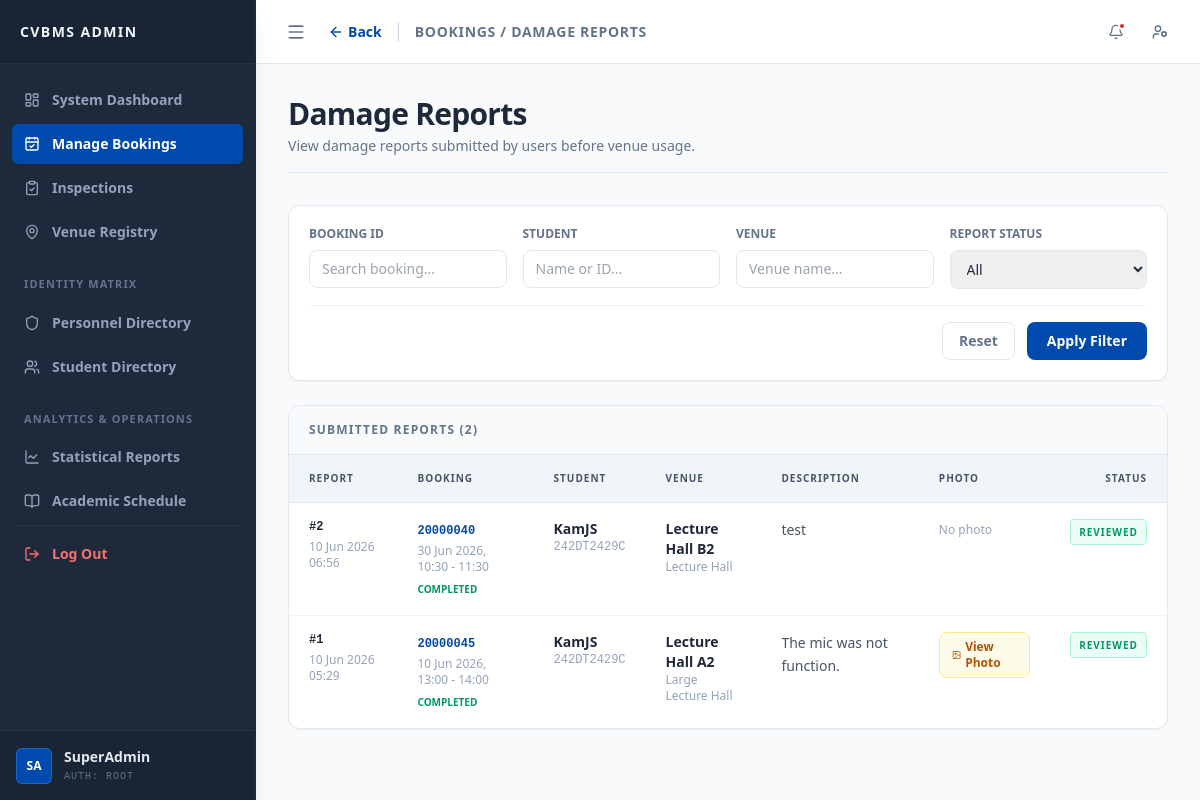
/admin/damage_reports.php (signed in), run on the app's committed database.
### tables this page shows
CREATE TABLE `damage_report` (
  `report_id` int(11) NOT NULL,
  `bid` int(10) UNSIGNED NOT NULL,
  `uid` varchar(15) NOT NULL,
  `vid` varchar(10) NOT NULL,
  `damage_description` text NOT NULL,
  `damage_photo` varchar(255) DEFAULT NULL,
  `report_status` enum('submitted','reviewed') DEFAULT 'submitted',
  `admin_remark` text DEFAULT NULL,
  `created_at` timestamp NOT NULL DEFAULT current_timestamp()
);

CREATE TABLE `booking` (
  `bid` int(10) UNSIGNED NOT NULL,
  `uid` varchar(15) NOT NULL,
  `vid` varchar(10) NOT NULL,
  `date_booked` date NOT NULL,
  `time_start` time NOT NULL,
  `time_end` time NOT NULL,
  `status` enum('pending','approved','rejected','completed','cancelled') NOT NULL DEFAULT 'pending',
  `payment_status` enum('unpaid','paid','refunded') NOT NULL DEFAULT 'unpaid',
  `payment_method` varchar(30) DEFAULT NULL,
  `payment_due_at` datetime DEFAULT NULL,
  `cancelled_at` datetime DEFAULT NULL,
  `cancel_reason` varchar(255) DEFAULT NULL,
  `transaction_ref` varchar(50) DEFAULT NULL,
  `paid_at` datetime DEFAULT NULL,
  `purpose` varchar(100) NOT NULL,
  `aid` int(10) UNSIGNED DEFAULT NULL,
  `approve_date` datetime DEFAULT NULL,
  `created_at` timestamp NOT NULL DEFAULT current_timestamp()
);

CREATE TABLE `user` (
  `uid` varchar(15) NOT NULL,
  `username` varchar(50) NOT NULL,
  `email` varchar(100) NOT NULL,
  `password` varchar(255) NOT NULL,
  `phone_num` varchar(20) NOT NULL,
  `profile_pic` varchar(255) NOT NULL DEFAULT '',
  `outstanding_debt` decimal(10,2) UNSIGNED NOT NULL DEFAULT 0.00,
  `account_status` enum('active','restricted') NOT NULL DEFAULT 'active',
  `created_at` timestamp NOT NULL DEFAULT current_timestamp()
);

CREATE TABLE `venue` (
  `vid` varchar(10) NOT NULL,
  `vname` varchar(100) NOT NULL,
  `vcid` int(11) NOT NULL,
  `max_cap` int(10) UNSIGNED NOT NULL,
  `deposit` decimal(10,2) UNSIGNED NOT NULL,
  `status` enum('available','maintenance','closed') NOT NULL DEFAULT 'available',
  `description` text NOT NULL
);

CREATE TABLE `vcategory` (
  `vcid` int(11) NOT NULL,
  `category` varchar(50) NOT NULL,
  `description` text NOT NULL
);

### admin/damage_reports.php (the view, shortened to what this page needs)
<?php
require_once __DIR__ . '/../config/db.php';
$filter_bid = trim($_GET['f_bid'] ?? '');
$filter_student = trim($_GET['f_student'] ?? '');
$filter_venue = trim($_GET['f_venue'] ?? '');
$sql = "
    SELECT
        dr.report_id,
        dr.bid,
        dr.uid,
        u.username,
        dr.vid,
        v.vname,
        vc.category AS venue_category,
        dr.damage_description,
        dr.damage_photo,
        dr.report_status,
        dr.admin_remark,
        dr.created_at,
        b.date_booked,
        b.time_start,
        b.time_end,
        b.status AS booking_status
    FROM damage_report dr
    JOIN booking b ON dr.bid = b.bid
    JOIN user u ON dr.uid = u.uid
    JOIN venue v ON dr.vid = v.vid
    JOIN vcategory vc ON v.vcid = vc.vcid
    WHERE 1=1
";
$sql .= " ORDER BY dr.created_at DESC";
$stmt = $conn->prepare($sql);
$stmt->execute();
$result = $stmt->get_result();
$reports = [];
while ($row = $result->fetch_assoc()) {
    $reports[] = $row;
}
$topbar_content = '
<div class="flex items-center">
    <a href="manage_bookings.php" class="text-sm font-bold text-[#004aad] hover:text-[#003882] flex items-center mr-4 transition-colors">
        <i data-lucide="arrow-left" class="w-4 h-4 mr-1"></i> Back
    </a>
    <h2 class="text-sm font-bold text-slate-500 uppercase tracking-wider border-l border-slate-300 pl-4">Bookings / Damage Reports</h2>
</div>';
?>
<form method="GET" class="bg-white border border-slate-200 rounded-xl shadow-sm p-5 mb-6">
    <div class="grid grid-cols-1 md:grid-cols-4 gap-4">
        <div>
            <label class="block text-xs font-black text-slate-500 uppercase mb-2">Booking ID</label>
            <input type="text" name="f_bid" value="<?php echo htmlspecialchars($filter_bid); ?>" class="w-full px-3 py-2 border border-slate-200 rounded-lg text-sm focus:outline-none focus:ring-2 focus:ring-[#004aad]" placeholder="Search booking...">
        </div>
        <div>
            <label class="block text-xs font-black text-slate-500 uppercase mb-2">Student</label>
            <input type="text" name="f_student" value="<?php echo htmlspecialchars($filter_student); ?>" class="w-full px-3 py-2 border border-slate-200 rounded-lg text-sm focus:outline-none focus:ring-2 focus:ring-[#004aad]" placeholder="Name or ID...">
        </div>
        <div>
            <label class="block text-xs font-black text-slate-500 uppercase mb-2">Venue</label>
            <input type="text" name="f_venue" value="<?php echo htmlspecialchars($filter_venue); ?>" class="w-full px-3 py-2 border border-slate-200 rounded-lg text-sm focus:outline-none focus:ring-2 focus:ring-[#004aad]" placeholder="Venue name...">
        </div>
        <div>
            <label class="block text-xs font-black text-slate-500 uppercase mb-2">Report Status</label>
            <select name="f_status" class="w-full px-3 py-2 border border-slate-200 rounded-lg text-sm focus:outline-none focus:ring-2 focus:ring-[#004aad]">
                <option value="">All</option>
            </select>
        </div>
    </div>
    <div class="flex justify-end gap-3 mt-4 pt-4 border-t border-slate-100">
        <a href="damage_reports.php" class="px-4 py-2 text-sm font-bold text-slate-500 bg-white border border-slate-200 rounded-lg hover:bg-slate-50">Reset</a>
        <button type="submit" class="px-5 py-2 text-sm font-bold text-white bg-[#004aad] rounded-lg hover:bg-[#003882]">Apply Filter</button>
    </div>
</form>
<div class="bg-white border border-slate-200 rounded-xl shadow-sm overflow-hidden">
    <div class="px-5 py-4 border-b border-slate-200 bg-slate-50 flex justify-between items-center">
        <h3 class="text-xs font-black text-slate-500 uppercase tracking-widest">Submitted Reports (<?php echo count($reports); ?>)</h3>
    </div>
    <div class="overflow-x-auto">
        <table class="w-full text-left border-collapse">
            <thead>
                <tr class="bg-slate-100 text-slate-600 text-[10px] font-black uppercase tracking-widest">
                    <th class="px-5 py-4 border-b border-slate-200">Report</th>
                    <th class="px-5 py-4 border-b border-slate-200">Booking</th>
                    <th class="px-5 py-4 border-b border-slate-200">Student</th>
                    <th class="px-5 py-4 border-b border-slate-200">Venue</th>
                    <th class="px-5 py-4 border-b border-slate-200">Description</th>
                    <th class="px-5 py-4 border-b border-slate-200">Photo</th>
                    <th class="px-5 py-4 border-b border-slate-200 text-right">Status</th>
                </tr>
            </thead>
            <tbody class="text-sm text-slate-700 divide-y divide-slate-100">
                <?php foreach ($reports as $report): ?>
                    <tr class="hover:bg-slate-50 align-top">
                        <td class="px-5 py-4">
                            <div class="font-mono text-xs font-black text-slate-800">#<?php echo htmlspecialchars($report['report_id']); ?></div>
                            <div class="text-xs text-slate-400 mt-1"><?php echo date('d M Y H:i', strtotime($report['created_at'])); ?></div>
                        </td>
                        <td class="px-5 py-4">
                            <a href="process_flow.php?bid=<?php echo urlencode($report['bid']); ?>" class="font-mono text-xs font-black text-[#004aad] hover:underline">
                                <?php echo htmlspecialchars($report['bid']); ?>
                            </a>
                            <div class="text-xs text-slate-400 mt-1">
                                <?php echo date('d M Y', strtotime($report['date_booked'])); ?>,
                                <?php echo substr($report['time_start'], 0, 5); ?> - <?php echo substr($report['time_end'], 0, 5); ?>
                            </div>
                            <?php
                                $b_status_color = ($report['booking_status'] === 'cancelled') ? 'text-red-600' : 'text-emerald-600';
                            ?>
                            <div class="text-[10px] uppercase font-black <?php echo $b_status_color; ?> mt-1">
                                <?php echo htmlspecialchars($report['booking_status']); ?>
                            </div>
                        </td>
                        <td class="px-5 py-4">
                            <div class="font-bold text-slate-800"><?php echo htmlspecialchars($report['username']); ?></div>
                            <div class="font-mono text-xs text-slate-400"><?php echo htmlspecialchars($report['uid']); ?></div>
                        </td>
                        <td class="px-5 py-4">
                            <div class="font-bold text-slate-800"><?php echo htmlspecialchars($report['vname']); ?></div>
                            <div class="text-xs text-slate-400"><?php echo htmlspecialchars($report['venue_category']); ?></div>
                        </td>
                        <td class="px-5 py-4 max-w-md">
                            <p class="text-sm leading-relaxed text-slate-600 whitespace-pre-wrap"><?php echo htmlspecialchars($report['damage_description']); ?></p>
                        </td>
                        <td class="px-5 py-4">
                            <?php if (!empty($report['damage_photo'])): ?>
                                <a href="../uploads/damage_reports/<?php echo rawurlencode($report['damage_photo']); ?>" target="_blank" class="inline-flex items-center px-3 py-1.5 text-xs font-bold text-amber-700 bg-amber-50 border border-amber-200 rounded-lg hover:bg-amber-100">
                                    <i data-lucide="image" class="w-3 h-3 mr-1"></i> View Photo
                                </a>
                            <?php else: ?>
                                <span class="text-xs text-slate-400">No photo</span>
                            <?php endif; ?>
                        </td>
                        <td class="px-5 py-4 text-right">
                            <?php if ($report['report_status'] === 'submitted'): ?>
                                <form action="../actions/process_damage.php" method="POST" class="flex flex-col items-end gap-2">
                                    <input type="hidden" name="report_id" value="<?php echo htmlspecialchars($report['report_id']); ?>">
                                    <textarea name="admin_remark" placeholder="Enter remark (optional)..." class="w-48 px-2 py-1.5 text-xs border border-slate-200 rounded focus:outline-none focus:ring-1 focus:ring-[#004aad] resize-none" rows="2"></textarea>
                                    <button type="submit" class="px-3 py-1.5 text-xs font-bold text-white bg-[#004aad] hover:bg-[#003882] rounded shadow-sm transition-colors">
                                        Resolve & Acknowledge
                                    </button>
                                </form>
                            <?php else: ?>
                                <span class="px-2 py-0.5 border bg-emerald-50 text-emerald-600 border-emerald-200 rounded text-[10px] font-black uppercase tracking-widest inline-block">
                                    REVIEWED
                                </span>
                            <?php endif; ?>
                        </td>
                    </tr>
                <?php endforeach; ?>
            </tbody>
        </table>
    </div>
</div>
<?php
include __DIR__ . '/../core/layout.php';
?>

### data on the page
damage_report: report_id "2", created_at "10 Jun 2026 06:56", bid "20000040", bid.date_booked "30 Jun 2026", bid.time_start "10:30", bid.time_end "11:30", bid.status "COMPLETED", uid.username "KamJS", uid "242DT2429C", vid.vname "Lecture Hall B2", vcategory.category "Lecture Hall", damage_description "test", shows "No photo", report_status "REVIEWED"
damage_report: report_id "1", created_at "10 Jun 2026 05:29", bid "20000045", bid.date_booked "10 Jun 2026", bid.time_start "13:00", bid.time_end "14:00", bid.status "COMPLETED", uid.username "KamJS", uid "242DT2429C", vid.vname "Lecture Hall A2", vcategory.category "Large Lecture Hall", damage_description "The mic was not function.", report_status "REVIEWED"

### other printed values
$_SESSION['full_name'] "SuperAdmin"
$page_title "Damage Reports"
$page_description "View damage reports submitted by users before venue usage."
count($reports) "2"
